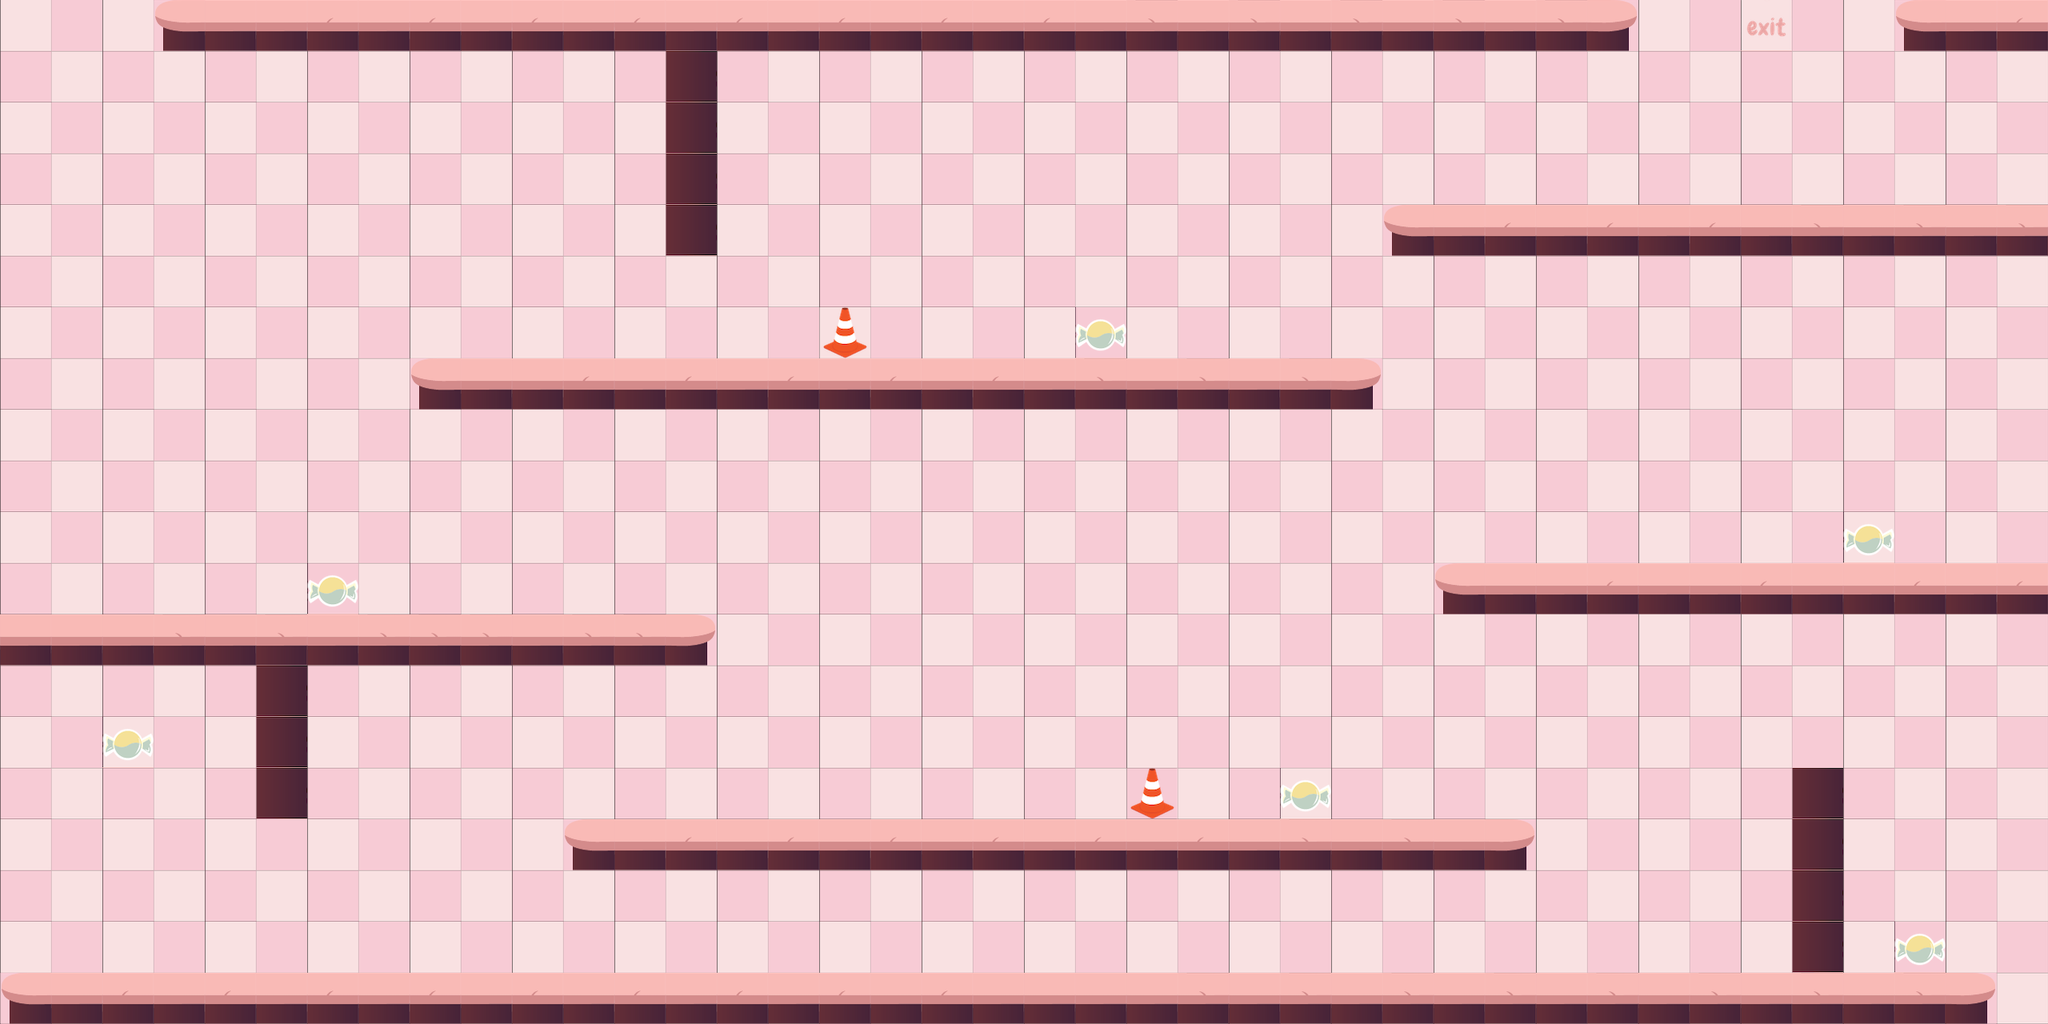

This is a level from a 2D game, rendered from its Tiled map with the project's own tilesets. A one-line summary and the map file follow, with tile-layer data summarised:
An orthogonal 40x20 tile map with 64x64 px tiles, 5 tile layers (backgroundLayer, pillarsLayer, obstaclesLayer, exitLayer, ...) and 2 objects (endPoint, startPoint).

<map version="1.5" tiledversion="2021.02.15" orientation="orthogonal" renderorder="right-down" width="40" height="20" tilewidth="64" tileheight="64" infinite="0" nextlayerid="7" nextobjectid="5">
 <editorsettings>
  <export target="level1.json" format="json" />
 </editorsettings>
 <tileset firstgid="1" name="tiles" tilewidth="64" tileheight="64" tilecount="20" columns="5">
  <image source="tiles.png" width="320" height="256" />
  <tile id="7">
   <properties>
    <property name="obstacles" type="bool" value="true" />
   </properties>
  </tile>
  <tile id="10">
   <properties>
    <property name="pillars" type="bool" value="true" />
   </properties>
  </tile>
  <tile id="11">
   <properties>
    <property name="candy" type="bool" value="true" />
   </properties>
  </tile>
  <tile id="13">
   <properties>
    <property name="pillars" type="bool" value="true" />
   </properties>
  </tile>
  <tile id="15">
   <properties>
    <property name="pillars" type="bool" value="true" />
   </properties>
  </tile>
  <tile id="16">
   <properties>
    <property name="pillars" type="bool" value="true" />
   </properties>
  </tile>
  <tile id="17">
   <properties>
    <property name="pillars" type="bool" value="true" />
   </properties>
  </tile>
  <tile id="18">
   <properties>
    <property name="pillars" type="bool" value="true" />
   </properties>
  </tile>
  <tile id="19">
   <properties>
    <property name="pillars" type="bool" value="true" />
   </properties>
  </tile>
 </tileset>
 <layer id="1" name="backgroundLayer" width="40" height="20">
  <data>[800 cells, 800 non-empty, 4 distinct tile ids]</data>
 </layer>
 <layer id="2" name="pillarsLayer" width="40" height="20">
  <properties>
   <property name="pillars" type="bool" value="true" />
  </properties>
  <data>[800 cells, 159 non-empty, 6 distinct tile ids]</data>
 </layer>
 <layer id="3" name="obstaclesLayer" width="40" height="20">
  <data>[800 cells, 2 non-empty, 1 distinct tile ids]</data>
 </layer>
 <objectgroup id="6" name="exitobject">
  <object id="1" name="endPoint" x="2209.68" y="38.7097">
   <point />
  </object>
  <object id="2" name="startPoint" x="100" y="738.71">
   <point />
  </object>
 </objectgroup>
 <layer id="5" name="exitLayer" width="40" height="20">
  <data>[800 cells, 1 non-empty, 1 distinct tile ids]</data>
 </layer>
 <layer id="4" name="candyLayer" width="40" height="20">
  <data>[800 cells, 6 non-empty, 1 distinct tile ids]</data>
 </layer>
</map>
